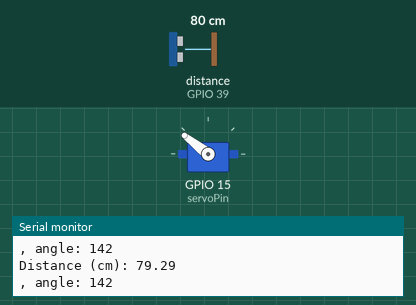
Simulated run of this sketch. Board: ESP32. Shown: servo, the last lines printed to the serial monitor. Wiring (inferred from the names in the program): ultrasonic range finder: trigger GPIO 5; echo GPIO 39. The test bench sets the inputs (shaded band); at power-on: distance to the obstacle (sensor on GPIO 39) 80 cm. The echo pulse lasts 58.3 µs per cm.

Above: at 1.2 s.
1.3 s: distance to the obstacle (sensor on GPIO 39) set to 2 cm
At 1.8 s:
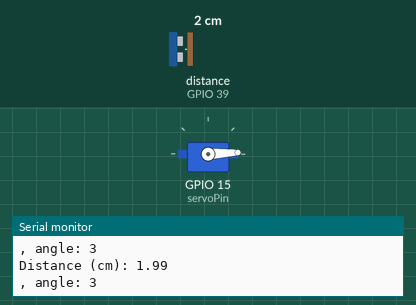
2.8 s: distance to the obstacle (sensor on GPIO 39) set to 18 cm
At 3.3 s:
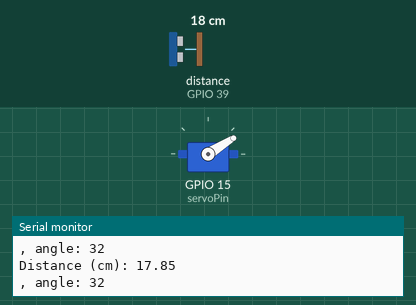
4.3 s: distance to the obstacle (sensor on GPIO 39) set to 35 cm
At 5.5 s:
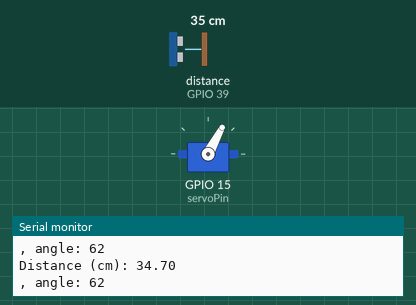
5.8 s: distance to the obstacle (sensor on GPIO 39) set to 60 cm
At 6.7 s:
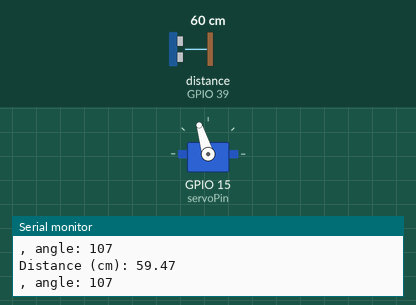
7.3 s: distance to the obstacle (sensor on GPIO 39) set to 120 cm
At 8.7 s:
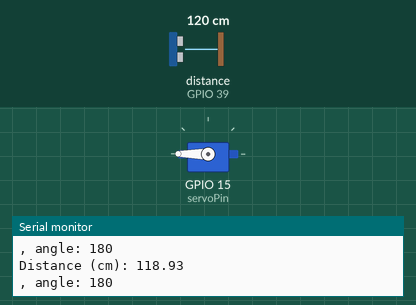
Timing chart, 0 to 9.8 s (numbered marks = the images above; inputs shaded):
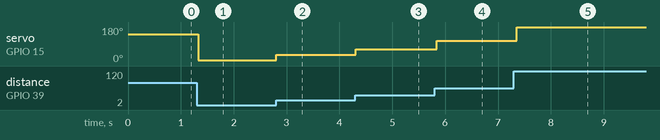

Measured:
- after the input at 1.3 s, servo on GPIO 15 (servoPin): 142° → 3° at once
- after the input at 2.8 s, servo on GPIO 15 (servoPin): 3° → 32° at once
- after the input at 4.3 s, servo on GPIO 15 (servoPin): 32° → 62° at once
- after the input at 5.8 s, servo on GPIO 15 (servoPin): 62° → 107° at once
- after the input at 7.3 s, servo on GPIO 15 (servoPin): 107° → 180° after 0.06 s

The sketch:

ultrasound_and_servo.ino
```cpp
#include <ESP32Servo.h>

//define sound speed in cm/uS
#define SOUND_SPEED 0.034

Servo myServo;
int const servoPin = 15;
int const trigPin = 5;
int const echoPin = 39;

int potVal;
int angle;
long duration;
float distanceCm;

void setup() {
  myServo.attach(servoPin);
  Serial.begin(115200);      // Starts the serial communication
  pinMode(trigPin, OUTPUT);  // Sets the trigPin as an Output
  pinMode(echoPin, INPUT);   // Sets the echoPin as an Input
}

void loop() {
  // Clears the trigPin
  digitalWrite(trigPin, LOW);
  delayMicroseconds(2);
  // Sets the trigPin on HIGH state for 10 micro seconds
  digitalWrite(trigPin, HIGH);
  delayMicroseconds(20);
  digitalWrite(trigPin, LOW);

  // Reads the echoPin, returns the sound wave travel time in microseconds
  duration = pulseIn(echoPin, HIGH);

  // Calculate the distance
  distanceCm = duration * SOUND_SPEED / 2;

  // Prints the distance in the Serial Monitor
  Serial.print("Distance (cm): ");
  Serial.println(distanceCm);
  int dist = min(max((int) (distanceCm * 1000), 0), 100000);
  angle = map(dist, 0, 100000, 0, 180);
  Serial.print(", angle: ");
  Serial.println(angle);
  myServo.write(angle);

  delay(50);
}
```
